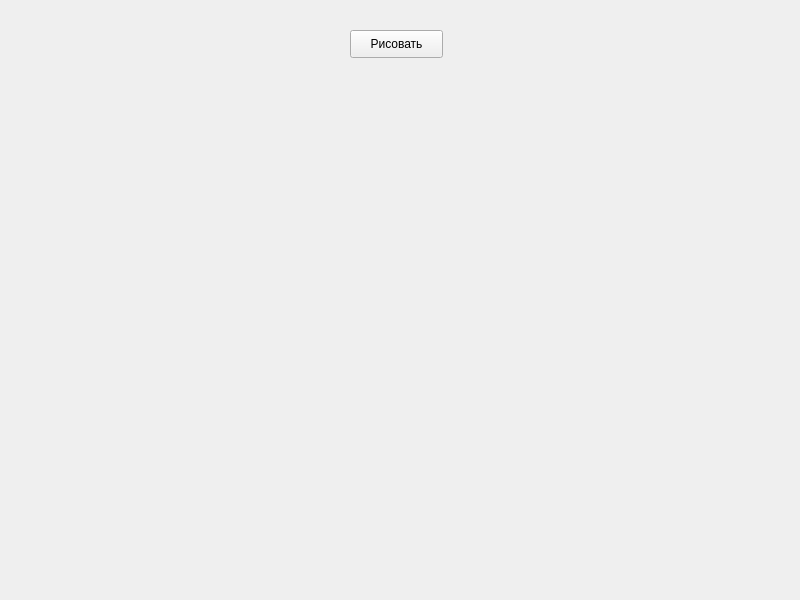
<?xml version="1.0" encoding="UTF-8"?>
<ui version="4.0">
 <class>MainWindow</class>
 <widget class="QMainWindow" name="MainWindow">
  <property name="geometry">
   <rect>
    <x>0</x>
    <y>0</y>
    <width>800</width>
    <height>600</height>
   </rect>
  </property>
  <property name="windowTitle">
   <string>MainWindow</string>
  </property>
  <widget class="QWidget" name="centralwidget">
   <widget class="QPushButton" name="btn">
    <property name="geometry">
     <rect>
      <x>350</x>
      <y>30</y>
      <width>93</width>
      <height>28</height>
     </rect>
    </property>
    <property name="text">
     <string>Рисовать</string>
    </property>
   </widget>
  </widget>
 </widget>
 <resources/>
 <connections/>
</ui>
